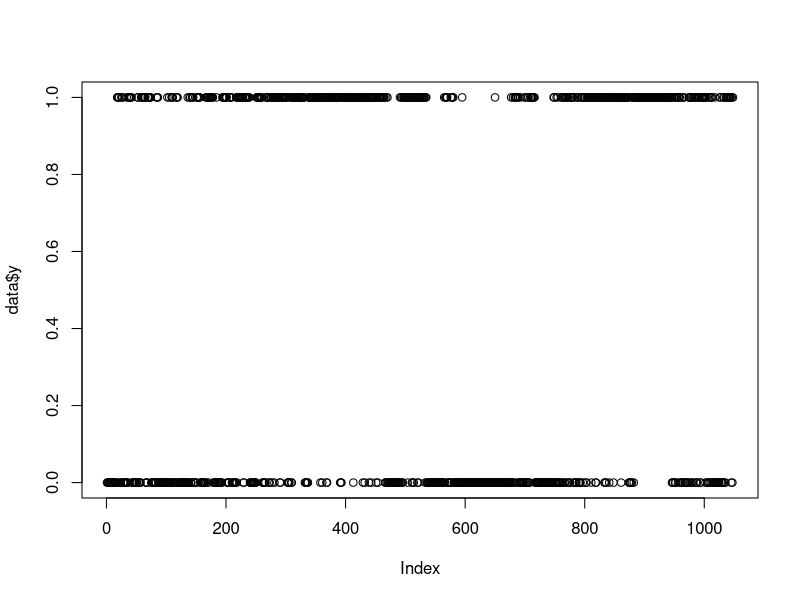

Recreate this plot in R.
## ---- chunk 1
knitr::opts_chunk$set(echo = TRUE)
## ---- chunk 2
data <- read.csv2("hoopoe.csv", header = T)

data$y <- ifelse(data$y == "random", 0, 1)

plot(data$y)
## ---- chunk 3
cor(data$bare, data$heightC)
data$bare_carr <- (data$bare)^2
data$heightC_carr <- (data$heightC)^2
cor(data$bare_carr, data$heightC_carr)
## ---- chunk 4
test <- glm(data$y~data$bare+data$bare_carr + data$heightC + data$heightC_carr + data$hab + data$habitat, family = binomial)

